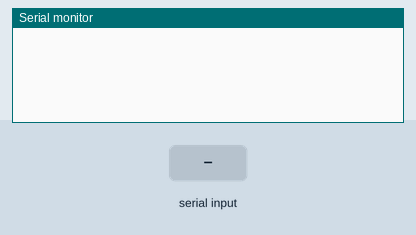
A sketch run on a simulated ESP32. On the bench: the last lines printed to the serial monitor. The inputs (shaded band) are chosen by the test bench. WiFi joins after 1.5 s; servers stay silent unless stated.

Above: at 3.0 s.
3.1 s: "<,>" received over Serial
At 4.1 s:
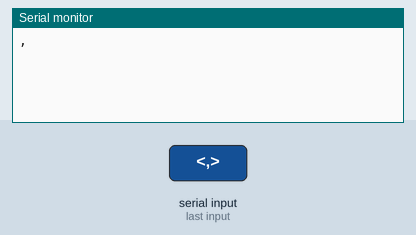
4.6 s: "<5>" received over Serial
At 5.6 s:
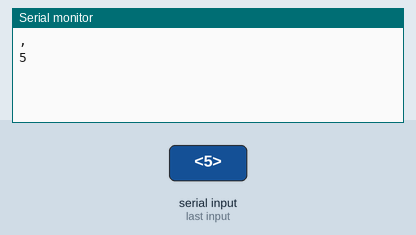
6.1 s: "<1,90,45>" received over Serial
At 7.0 s:
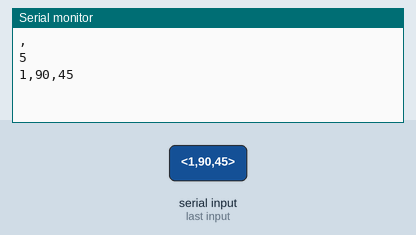

Measured:
- after the input at 3.1 s, the serial monitor: prints a new line at once (image 1)
- after the input at 4.6 s, the serial monitor: prints a new line at once (image 2)
- after the input at 6.1 s, the serial monitor: prints a new line at once (image 3)

The sketch:

esp32.ino
```cpp
#define BLYNK_PRINT Serial
#include <WiFi.h>
#include <WiFiClient.h>
#include <BlynkSimpleEsp32.h>
#define BLYNK_TEMPLATE_ID "TMPL6hntJtddh"
#define BLYNK_TEMPLATE_NAME "Quickstart Template"
#define BLYNK_AUTH_TOKEN "DlhXkzCYdTqU0yy38MGArcvqOB514naJ"

// Inisialisasi variabel untuk Blynk
char auth[] = BLYNK_AUTH_TOKEN; // Auth Token Blynk Anda
char ssid[] = "BABY POCO";      // SSID WiFi Anda
char pass[] = "ramdaniwahyu";   // Password WiFi Anda

// Inisialisasi variabel untuk menyimpan nilai sensor
float sensorValues[8] = {0};

// Buffer untuk menyimpan data serial
String serialBuffer = "";

void setup()
{
    Serial.begin(115200);
    Blynk.begin(auth, ssid, pass);

    // Inisialisasi pin Virtual Blynk (misalnya V0 hingga V7)
    for (int i = 0; i < 8; i++)
    {
        Blynk.virtualWrite(V0 + i, sensorValues[i]);
    }
}

void loop()
{
    Blynk.run();

    // Baca data dari Serial
    while (Serial.available() > 0)
    {
        char inChar = (char)Serial.read();
        serialBuffer += inChar;

        // Jika menemukan tanda akhir '>', proses data
        if (inChar == '>')
        {
            // Temukan posisi tanda mulai '<'
            int startIdx = serialBuffer.indexOf('<');
            if (startIdx >= 0)
            {
                // Ekstrak data antara tanda mulai '<' dan tanda akhir '>'
                String data = serialBuffer.substring(startIdx + 1, serialBuffer.length() - 1);
                Serial.println(data);

                // Pecah data menjadi 8 nilai
                int index = 0;
                int startIndex = 0;
                for (int i = 0; i < data.length(); i++)
                {
                    if (data[i] == ',')
                    {
                        sensorValues[index] = data.substring(startIndex, i).toFloat();
                        startIndex = i + 1;
                        index++;
                    }
                }
                // Tangani nilai terakhir
                if (index < 8)
                {
                    sensorValues[index] = data.substring(startIndex).toFloat();
                }

                // Kirim data sensor ke Blynk
                for (int i = 0; i < 8; i++)
                {
                    Blynk.virtualWrite(V0 + i, sensorValues[i]);
                }
            }

            // Bersihkan buffer
            serialBuffer = "";
        }
    }

    delay(100); // Tambahkan jeda 100 milidetik
}
```
